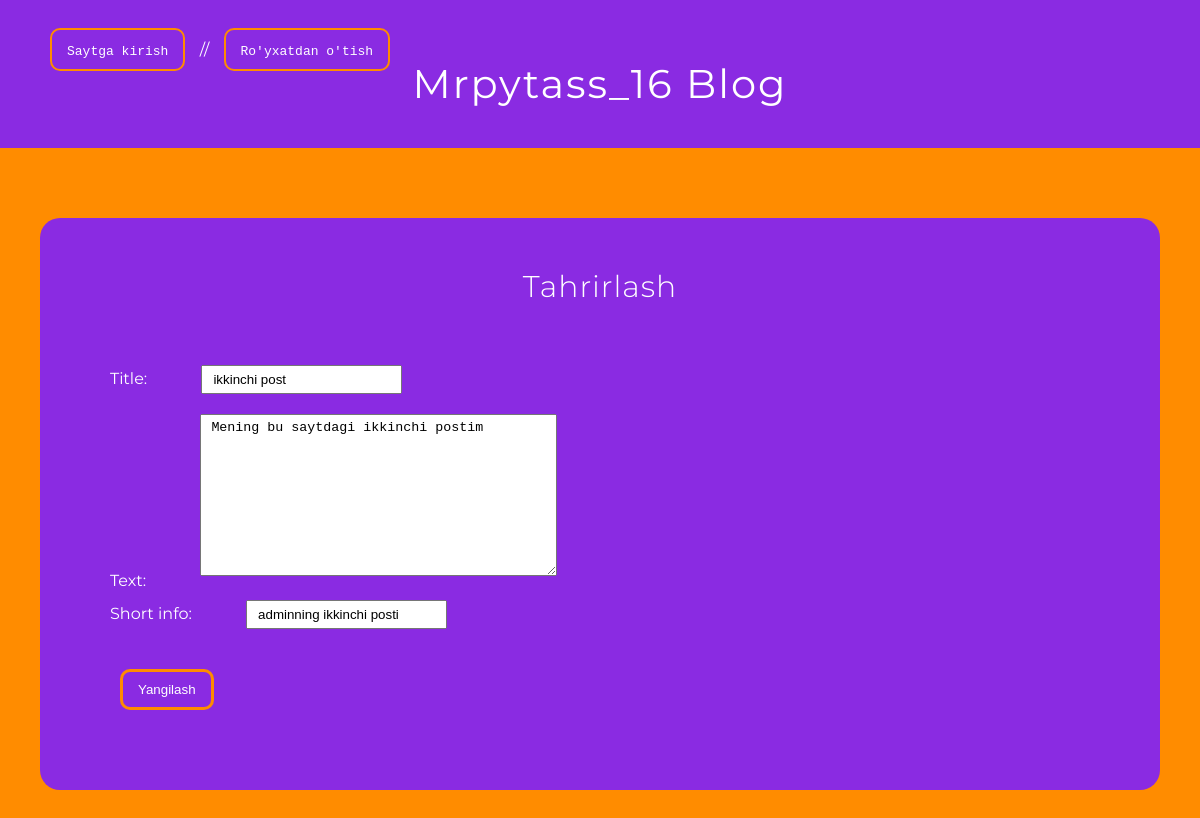
Page /post/edit/2/ on the committed database.
### BlogApp/models.py (models this page shows, shortened)
class Post(models.Model):
    title = models.CharField(max_length=150)
    author = models.ForeignKey(
        'auth.User',
        on_delete=models.CASCADE
    )
    text = models.TextField()
    short_info = models.CharField(max_length=100)

### BlogApp/views.py (the view)
# urls.py: path('post/edit/<int:pk>/', Update_Post_View.as_view(), name='update_post'),
class Update_Post_View(UpdateView):
    model = Post
    template_name = 'update_post.html'
    fields = ['title', 'text', 'short_info']

### template/update_post.html
{% extends 'base.html' %}
{% block content %}
    <div class="tahrirlash">
        <h2>Tahrirlash</h2>
        <form action="" method="post">{% csrf_token %}
            {{ form.as_p }}
            <button type="submit" class="update_info">Yangilash</button>
        </form>
    </div>
{% endblock content %}

### static/css/base.css (style rules this page uses)
* { margin: 0; padding: 0; box-sizing: border-box; }
body { font-family: 'Montserrat', sans-serif; background-color:darkorange; }
.tahrirlash { background-color: blueviolet; border-radius: 20px; padding: 50px 30px; color: white; }
.tahrirlash h2 { text-align: center; font-weight: 300; letter-spacing: 1px; margin-bottom: 50px; font-size: 30px; }
.tahrirlash form label { margin: 10px 40px; }
.tahrirlash form select, .tahrirlash form textarea, .tahrirlash form input { margin: 10px; outline: none; padding: 5px 10px; }
.tahrirlash button { padding: 10px 15px; margin: 30px 50px; background-color:blueviolet; color: white; border: darkorange solid; border-radius: 10px; }

### rows in the picture
Post: title "ikkinchi post", text "Mening bu saytdagi ikkinchi postim", short_info "adminning ikkinchi posti"
